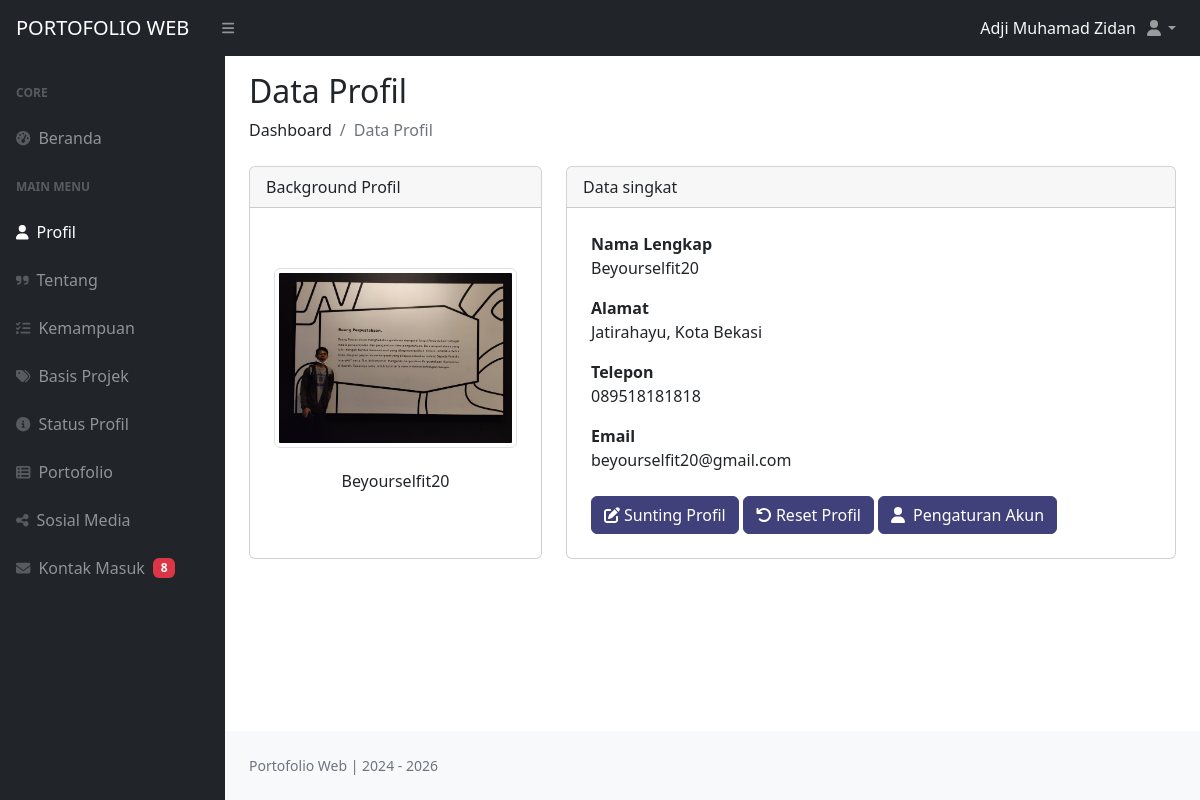
The app's page /dashboard/index.php?halaman=profil (signed in) with its own data.
### tables this page shows
CREATE TABLE `dt_profil` (
  `id` int(11) NOT NULL,
  `nama_lengkap` varchar(100) NOT NULL,
  `no_telp` varchar(18) NOT NULL,
  `email` varchar(30) NOT NULL,
  `alamat` varchar(100) NOT NULL,
  `foto` varchar(255) NOT NULL,
  `id_admin` int(11) NOT NULL,
  `created_at` timestamp NOT NULL DEFAULT current_timestamp() ON UPDATE current_timestamp()
);

### dashboard/pages/profil.php (the view, shortened to what this page needs)
<?php
  require 'config/koneksi_db.php';
  $sql = "SELECT * FROM dt_profil";
  $query = mysqli_query($koneksi, $sql);
  $dataProfil = mysqli_num_rows($query);
  $row = [];
  while ($data = mysqli_fetch_assoc($query)) {
    $row[] = $data;
  }
?>
<h2 class="mt-3">Data Profil</h2>
<ol class="breadcrumb mb-4">
  <li class="breadcrumb-item">Dashboard</li>
  <li class="breadcrumb-item active">Data Profil</li>
</ol>
<div class="row">
  <?php if ($dataProfil == 0) { ?>
    <div class="col-12 mb-3 col-lg-4 mb-lg-0">
      <div class="card h-100">
        <div class="card-header">
          Background Profil
        </div>
        <div class="card-body p-4 d-flex justify-content-center align-items-center">
          <div class="text-center">
            <img class="profile-user-img img-fluid mb-4 img-thumbnail"
              src="profil_pict/background_default.png"
              alt="admin_user" style="width: 280px; height: 180px; object-fit: cover;">
            <h6>Background Profil</h6>
          </div>
        </div>
      </div>
    </div>
    <div class="col-12 mb-5 col-lg-8 mb-lg-0">
      <div class="card h-100">
        <div class="card-header">
          Data Singkat
        </div>
        <div class="card-body p-4">
          <div class="mb-3">
            <strong>Nama Lengkap</strong>
            <p>Belum ada nama</p>
          </div>
          <div class="mb-3">
            <strong>Status</strong>
            <p>Belum ada status<p>
          </div>
          <div class="mb-4">
            <strong>Alamat</strong>
            <p>Belum ada alamat<p>
          </div>
          <div>
            <button type="buttonbs-" class="btn text-white btn-primary col-12 col-lg-auto mb-2 mt-3 mb-lg-0 mt-lg-0"
            data-bs-toggle="modal"
            data-bs-target="#tambahProfil">
            <i class="fas fa-plus me-1"></i>Tambah Profil</button>
            <button class="btn text-white btn-primary col-12 col-lg-auto mb-2 mb-lg-0" disabled="disabled"><i class="fas fa-undo me-1"></i>Reset Profil</button>
            <a href="index.php?halaman=akun" class="btn btn-primary text-white col-12 col-lg-auto"><i class="fas fa-user me-2"></i>Pengaturan Akun</a>
          </div>
        </div>
      </div>
    </div>
  <?php
    } else {
      foreach ($row as $profil) :
  ?>
    <div class="col-12 mb-3 col-lg-4 mb-lg-0">
      <div class="card h-100">
        <div class="card-header">
          Background Profil
        </div>
        <div class="card-body p-4 d-flex justify-content-center align-items-center">
          <div class="text-center">
            <img class="profile-user-img img-fluid mb-4 img-thumbnail"
              src="file_foto/<?= $profil['foto']; ?>"
              alt="admin_user" style="width: 280px; height: 180px; object-fit: cover;">
            <h6><?= $profil['nama_lengkap']; ?></h6>
          </div>
        </div>
      </div>
    </div>
    <div class="col-12 mb-5 col-lg-8 mb-lg-0">
      <div class="card h-100">
        <div class="card-header">
          Data singkat
        </div>
        <div class="card-body p-4">
          <div class="mb-3">
            <strong>Nama Lengkap</strong>
            <p><?= $profil['nama_lengkap']; ?></p>
          </div>
          <div class="mb-3">
            <strong>Alamat</strong>
            <p><?= $profil['alamat']; ?><p>
          </div>
          <div class="mb-3">
            <strong>Telepon</strong>
            <p><?= $profil['no_telp']; ?><p>
          </div>
          <div class="mb-4">
            <strong>Email</strong>
            <p><?= $profil['email']; ?><p>
          </div>
          <div>
            <button type="button" class="btn btn-primary text-white col-12 col-lg-auto mb-2 mt-3 mb-lg-0 mt-lg-0"
            data-bs-toggle="modal"
            data-bs-target="#suntingProfil"
            data-id="<?= $profil['id']; ?>"
            data-nama="<?= $profil['nama_lengkap']; ?>"
            data-alamat="<?= $profil['alamat']; ?>"
            data-email="<?= $profil['email']; ?>"
            data-telp="<?= $profil['no_telp']; ?>"
            data-foto="<?= $profil['foto']; ?>">
            <i class="fas fa-edit me-1"></i>Sunting Profil</button>
            <button type="button" class="btn btn-primary text-white col-12 col-lg-auto mb-2 mb-lg-0" data-bs-toggle="modal"
            data-bs-target="#resetProfil<?= $profil['id']; ?>"><i class="fas fa-undo me-1"></i>Reset Profil</button>
            <a href="index.php?halaman=akun" class="btn btn-primary text-white col-12 col-lg-auto"><i class="fas fa-user me-2"></i>Pengaturan Akun</a>
          </div>
        </div>
      </div>
    </div>
  <?php
      endforeach;
    }
  ?>
</div>

### dashboard/index.php (style rules this page uses)
.btn-primary, .bg-primary { background-color: #40407a !important; border-color: #40407a !important; }

### records on screen
dt_profil: foto (picture), nama_lengkap "Beyourselfit20", alamat "Jatirahayu, Kota Bekasi", no_telp "089518181818", email "beyourselfit20@gmail.com"

### other values on screen
$_SESSION['admin'] "Adji Muhamad Zidan"
$jumlah "8"
